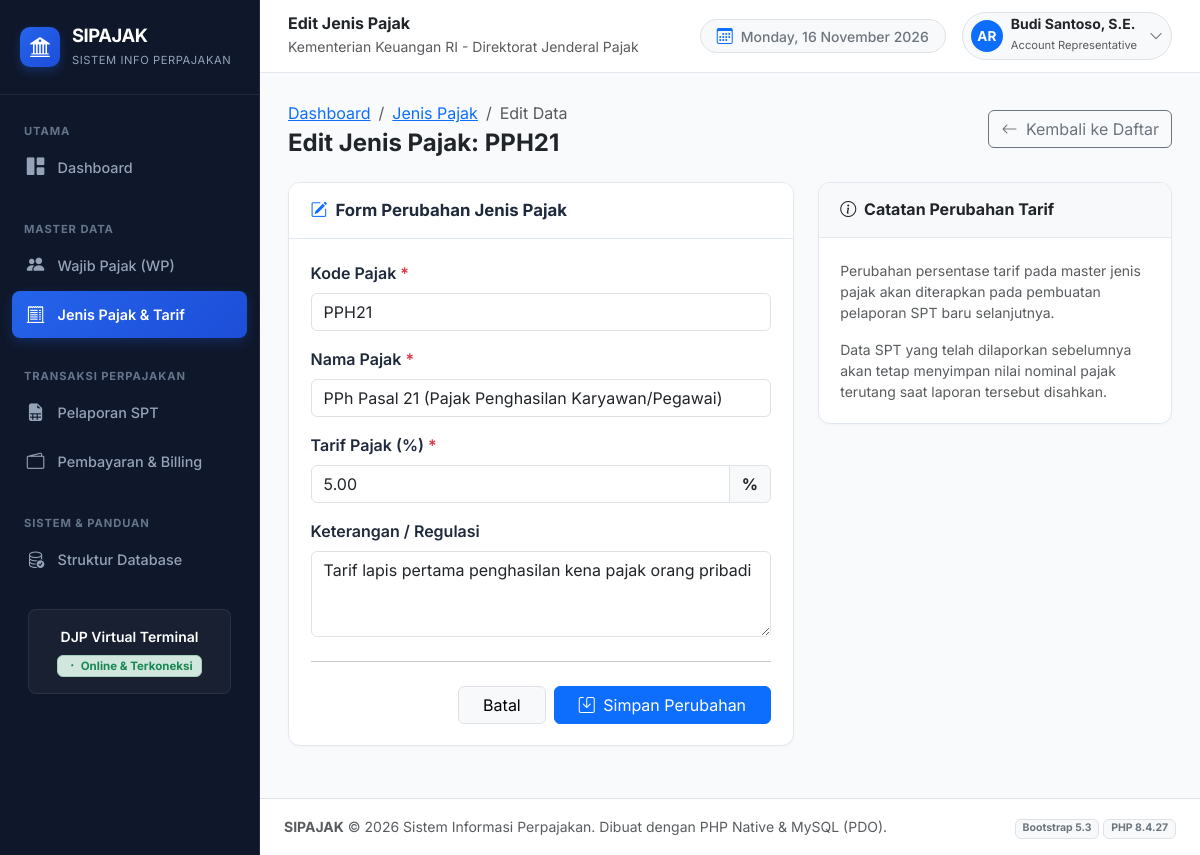
Page /jenis_pajak/edit.php?id=1 on the committed database.
### tables this page shows
CREATE TABLE `jenis_pajak` (
  `id` int NOT NULL,
  `kode_pajak` varchar(20) NOT NULL,
  `nama_pajak` varchar(100) NOT NULL,
  `tarif_persen` decimal(5,2) NOT NULL,
  `keterangan` text,
  `created_at` timestamp NULL DEFAULT CURRENT_TIMESTAMP,
  `updated_at` timestamp NULL DEFAULT CURRENT_TIMESTAMP ON UPDATE CURRENT_TIMESTAMP
);

### config/database.php (called while the page is built, shortened)
<?php
function base_url($path = '') {
    $protocol = (!empty($_SERVER['HTTPS']) && $_SERVER['HTTPS'] !== 'off' || (isset($_SERVER['SERVER_PORT']) && $_SERVER['SERVER_PORT'] == 443)) ? "https://" : "http://";
    $host = $_SERVER['HTTP_HOST'] ?? 'localhost';
    $scriptDir = str_replace('\\', '/', dirname($_SERVER['SCRIPT_NAME']));
    $pos = strpos($scriptDir, '/databases_pajak');
    if ($pos !== false) {
        $root = substr($scriptDir, 0, $pos + strlen('/databases_pajak'));
    } else {
        $root = '';
    }
    $cleanPath = ltrim($path, '/');
    return rtrim($protocol . $host . $root, '/') . ($cleanPath ? '/' . $cleanPath : '');
}

### jenis_pajak/edit.php (the view, shortened to what this page needs)
<?php
require_once __DIR__ . '/../config/database.php';
$id = (int)($_GET['id'] ?? 0);
$stmt = $pdo->prepare("SELECT * FROM jenis_pajak WHERE id = ?");
$stmt->execute([$id]);
$jp = $stmt->fetch();
$kode_pajak = $jp['kode_pajak'];
$nama_pajak = $jp['nama_pajak'];
$tarif_persen = $jp['tarif_persen'];
$keterangan = $jp['keterangan'];
require_once __DIR__ . '/../includes/header.php';
require_once __DIR__ . '/../includes/sidebar.php';
?>
<div class="main-wrapper">
  <?php require_once __DIR__ . '/../includes/navbar.php'; ?>
  <div class="content-body">
    <div class="d-flex flex-column flex-md-row justify-content-between align-items-md-center gap-3 mb-4">
      <div>
        <nav aria-label="breadcrumb">
          <ol class="breadcrumb mb-1 small">
            <li class="breadcrumb-item"><a href="<?= base_url('index.php'); ?>">Dashboard</a></li>
            <li class="breadcrumb-item"><a href="<?= base_url('jenis_pajak/index.php'); ?>">Jenis Pajak</a></li>
            <li class="breadcrumb-item active">Edit Data</li>
          </ol>
        </nav>
        <h4 class="fw-bold text-dark mb-0">Edit Jenis Pajak: <?= htmlspecialchars($jp['kode_pajak']); ?></h4>
      </div>
      <div>
        <a href="<?= base_url('jenis_pajak/index.php'); ?>" class="btn btn-outline-secondary">
          <i class="bi bi-arrow-left me-1"></i> Kembali ke Daftar
        </a>
      </div>
    </div>
    <div class="row">
      <div class="col-12 col-lg-7">
        <div class="app-card">
          <div class="app-card-header">
            <h2 class="app-card-title">
              <i class="bi bi-pencil-square text-primary"></i>
              Form Perubahan Jenis Pajak
            </h2>
          </div>
          <div class="app-card-body">
            <form method="POST" action="" novalidate>
              <div class="mb-3">
                <label class="form-label fw-semibold">Kode Pajak <span class="text-danger">*</span></label>
                <input type="text" name="kode_pajak" class="form-control text-uppercase" value="<?= htmlspecialchars($kode_pajak); ?>" required>
              </div>
              <div class="mb-3">
                <label class="form-label fw-semibold">Nama Pajak <span class="text-danger">*</span></label>
                <input type="text" name="nama_pajak" class="form-control" value="<?= htmlspecialchars($nama_pajak); ?>" required>
              </div>
              <div class="mb-3">
                <label class="form-label fw-semibold">Tarif Pajak (%) <span class="text-danger">*</span></label>
                <div class="input-group">
                  <input type="number" step="0.01" min="0" max="100" name="tarif_persen" class="form-control" value="<?= htmlspecialchars($tarif_persen); ?>" required>
                  <span class="input-group-text fw-bold">%</span>
                </div>
              </div>
              <div class="mb-3">
                <label class="form-label fw-semibold">Keterangan / Regulasi</label>
                <textarea name="keterangan" class="form-control" rows="3"><?= htmlspecialchars($keterangan); ?></textarea>
              </div>
              <hr class="my-4">
              <div class="d-flex justify-content-end gap-2">
                <a href="<?= base_url('jenis_pajak/index.php'); ?>" class="btn btn-light border px-4">Batal</a>
                <button type="submit" class="btn btn-primary px-4">
                  <i class="bi bi-save me-1"></i> Simpan Perubahan
                </button>
              </div>
            </form>
          </div>
        </div>
      </div>
      <div class="col-12 col-lg-5">
        <div class="app-card">
          <div class="app-card-header bg-light">
            <h6 class="fw-bold mb-0 text-dark"><i class="bi bi-info-circle me-1"></i> Catatan Perubahan Tarif</h6>
          </div>
          <div class="app-card-body small text-muted">
            <p>Perubahan persentase tarif pada master jenis pajak akan diterapkan pada pembuatan pelaporan SPT baru selanjutnya.</p>
            <p class="mb-0">Data SPT yang telah dilaporkan sebelumnya akan tetap menyimpan nilai nominal pajak terutang saat laporan tersebut disahkan.</p>
          </div>
        </div>
      </div>
    </div>
<?php
require_once __DIR__ . '/../includes/footer.php';
?>

### assets/css/style.css (style rules this page uses)
:root { --primary-color: #1e3a8a; --primary-hover: #1e40af; --secondary-color: #0f766e; --accent-color: #f59e0b; --bg-light: #f8fafc; --card-bg: #ffffff; --text-main: #1e293b; --text-muted: #64748b; --sidebar-width: 260px; --sidebar-bg: #0f172a; --sidebar-color: #cbd5e1; }
body { font-family: 'Inter', -apple-system, BlinkMacSystemFont, 'Segoe UI', Roboto, Helvetica, Arial, sans-serif; background-color: var(--bg-light); color: var(--text-main); min-height: 100vh; }
.main-wrapper { margin-left: var(--sidebar-width); min-height: 100vh; display: flex; flex-direction: column; transition: all 0.3s ease; }
.content-body { padding: 1.75rem; flex: 1; }
.app-card { border: 1px solid #e2e8f0; border-radius: 12px; background: #ffffff; box-shadow: 0 1px 3px rgba(0, 0, 0, 0.03); margin-bottom: 1.5rem; overflow: hidden; }
.app-card-header { padding: 1.1rem 1.35rem; background: #ffffff; border-bottom: 1px solid #e2e8f0; display: flex; align-items: center; justify-content: space-between; flex-wrap: wrap; gap: 0.75rem; }
.app-card-title { font-size: 1.05rem; font-weight: 700; color: #1e293b; margin: 0; display: flex; align-items: center; gap: 0.5rem; }
.app-card-body { padding: 1.35rem; }

### rows in the picture
jenis_pajak: kode_pajak "PPH21", nama_pajak "PPh Pasal 21 (Pajak Penghasilan Karyawan/Pegawai)", tarif_persen "5.00", keterangan "Tarif lapis pertama penghasilan kena pajak orang pribadi"

### other values in the picture
$page_title "Edit Jenis Pajak"
phpversion() "8.4.27"
